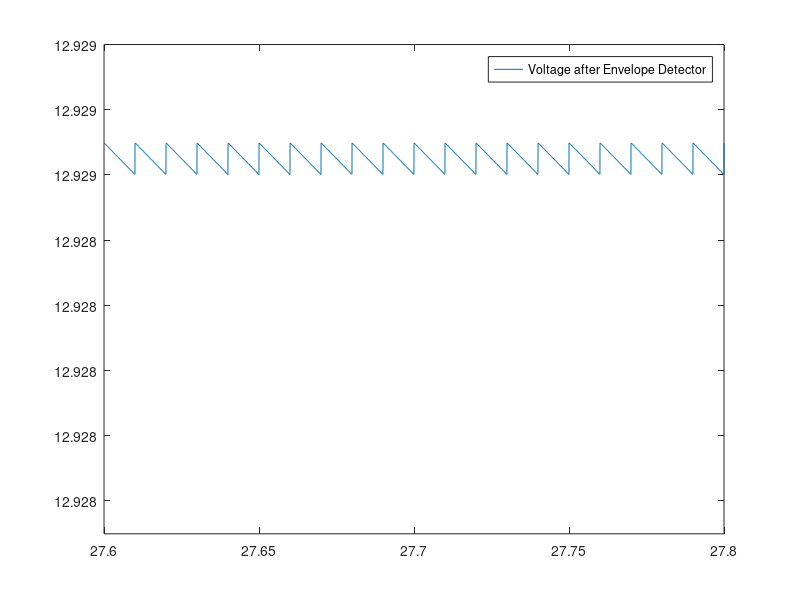
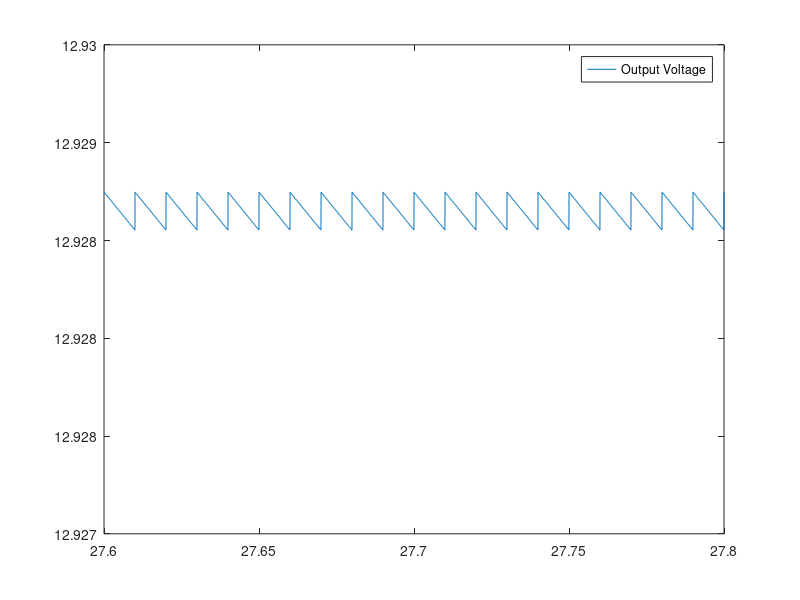
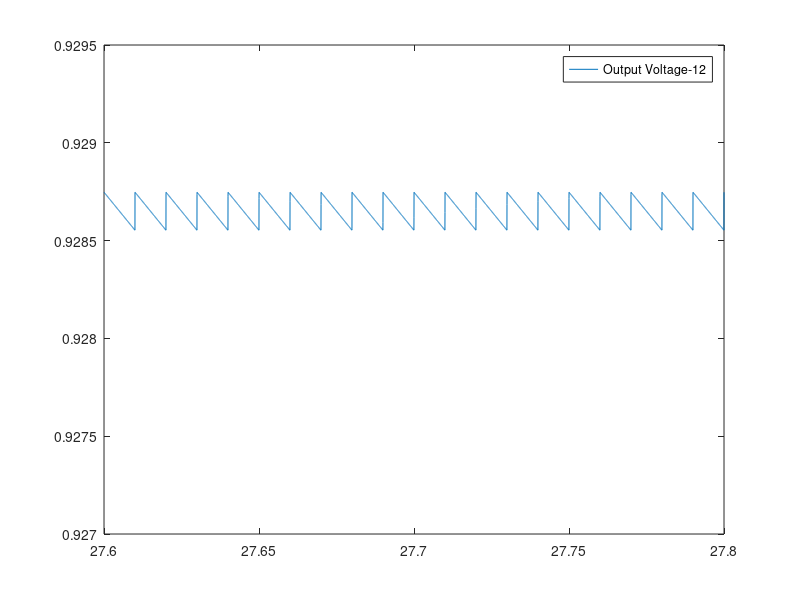
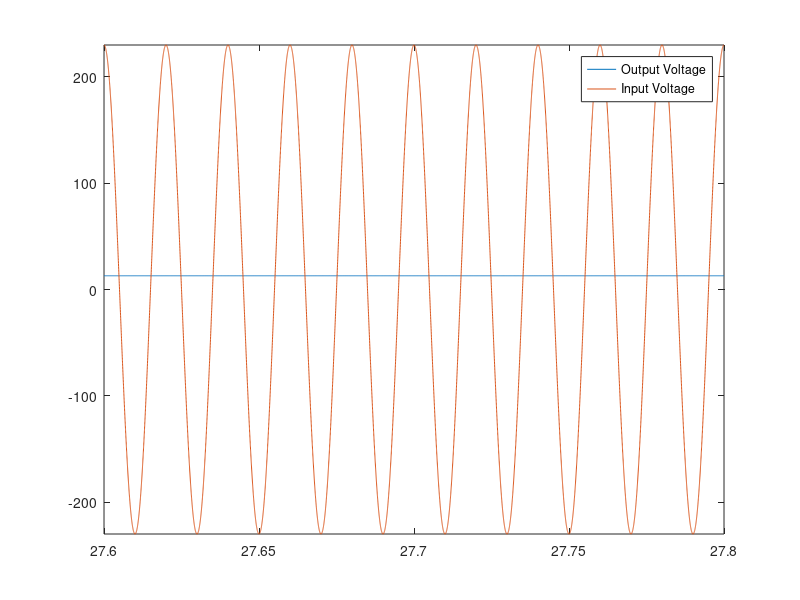

These charts were generated, in order, by the following MATLAB code:
clear all
close all

format long

period = 10;
n = 17.78988;
A = 230/n;
f=50;
#t0 = 0
t0 = 27600e-3
t=linspace(t0, t0+period/f, 10000);
w=2*pi*f;
V_ON = 0.7;
vT = 0.025;
eta = 1;
N = 31;
Is  = 1e-14;
R = 200;
C = 0.00000133;
R1 = 1e9; #symbolizing the absence of resistor in parallel

v_in = 230*cos(w*t);
v = A*cos(w*t);

v_abs = zeros(1, length(t));
v_toff = zeros(1, length(t));
vo = zeros(1, length(t));
vC = zeros(1, length(t));
vL = zeros(1, length(t));
final_vo = zeros(1, length(t));

tOFF = (1/(2*w)) * atan(1/((2*w)*R1*C));

vC = A*cos(2*w*tOFF)*exp(-(t-t0-tOFF)/(R1*C));

##voltage after wave rectified (no need to simulate that part, pretty straightforward)
for i=1:length(t)
    v_abs(i) = abs(v(i));
endfor

umPeriodo = 1/(2*f);

for i=1:length(t)
  if t(i) < tOFF
    v_toff(i) = v_abs(i);
  elseif vC(i) > v_abs(i)
    v_toff(i) = vC(i);
  else 
    tOFF = tOFF + 1/f/2;
    vC = A*abs(cos(2*w*tOFF)) * exp(-(t-t0-tOFF)/R1/C);
    v_toff(i) = v_abs(i);
  endif
endfor

#Regulating our voltage
rd = eta*vT/(Is*exp((12.5/N)/(eta*vT)))

%restriction depending on the number of diodes and V_on
for i = 1:length(t)
  if (v_toff(i)>N*V_ON)
    vL(i) = N*V_ON;
    else
    vL(i) = v_toff(i);
  endif
endfor

%relation between alternating current component and diodes
%incremental resistor
for i = 1:length(t)
    vo(i) = N*rd/(N*rd+R) * (v_toff(i)-mean(v_toff));
endfor 

final_vo = vL + vo;

ripples = max(final_vo) - min(final_vo)

#if theoretical model is as the teacher asked
merit = 1/((R/1000 + C*10^6 + N*0.1)*(ripples + abs(mean(final_vo)-12) + 10^(-6)))

#if the theoretical model is approximately what ngspice gives
merit_corrected = 1/((R/1000 + C*10^6 + N*0.1)*(ripples + 10^(-6)))

plot(t, v_toff);
ylim([12.9275 12.929]);
legend("Voltage after Envelope Detector");
print ("antes_mat.png", "-dpng");

plot(t, final_vo);
ylim([12.927 12.9295]);
legend("Output Voltage");
print ("zauzau_mat.png", "-dpng");

plot(t, final_vo-12);
ylim([12.927-12 12.9295-12]);
legend("Output Voltage-12");
print ("deviation_mat.png", "-dpng");

plot(t, final_vo,t, v_in);
ylim([-230 230]);
legend("Output Voltage","Input Voltage");
print ("acdc.png", "-dpng"); 